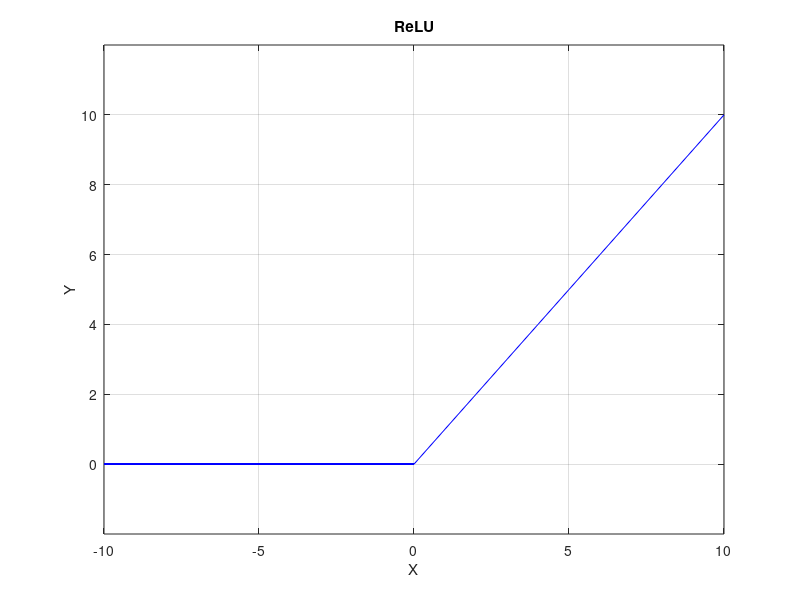

Source code (MATLAB):
clear;clc;clf;

x1 = -10:0;
y1 = zeros(length(x1));
x2 = 0:10;
y2 = 0:10;
plot(x1,y1, 'b')
hold on
grid on
plot(x2,y2, 'b')
yticks([0 2 4 6 8 10])
ylim([-2 12])
%plot([-10 10], [1 1], ':k');
%plot([-10 10], [0 0], ':k');
%plot([0 0], [-2.4 12.4], 'k');
title("ReLU")
xlabel("X")
ylabel("Y")